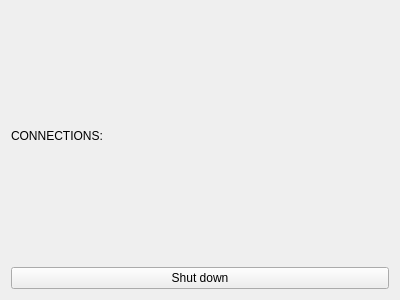
<?xml version="1.0" encoding="UTF-8"?>
<ui version="4.0">
 <class>Server_Waiting</class>
 <widget class="QWidget" name="Server_Waiting">
  <property name="geometry">
   <rect>
    <x>0</x>
    <y>0</y>
    <width>400</width>
    <height>300</height>
   </rect>
  </property>
  <property name="windowTitle">
   <string>Form</string>
  </property>
  <layout class="QGridLayout" name="gridLayout">
   <item row="2" column="0">
    <layout class="QVBoxLayout" name="verticalLayout">
     <item>
      <spacer name="verticalSpacer">
       <property name="orientation">
        <enum>Qt::Vertical</enum>
       </property>
       <property name="sizeHint" stdset="0">
        <size>
         <width>20</width>
         <height>40</height>
        </size>
       </property>
      </spacer>
     </item>
     <item>
      <layout class="QHBoxLayout" name="horizontalLayout">
       <item>
        <widget class="QLabel" name="label">
         <property name="text">
          <string>CONNECTIONS:</string>
         </property>
        </widget>
       </item>
       <item>
        <widget class="QLabel" name="label_2">
         <property name="text">
          <string/>
         </property>
        </widget>
       </item>
      </layout>
     </item>
     <item>
      <spacer name="verticalSpacer_2">
       <property name="orientation">
        <enum>Qt::Vertical</enum>
       </property>
       <property name="sizeHint" stdset="0">
        <size>
         <width>20</width>
         <height>40</height>
        </size>
       </property>
      </spacer>
     </item>
     <item>
      <widget class="QPushButton" name="shutdown_button">
       <property name="text">
        <string>Shut down</string>
       </property>
      </widget>
     </item>
    </layout>
   </item>
  </layout>
 </widget>
 <resources/>
 <connections/>
</ui>
